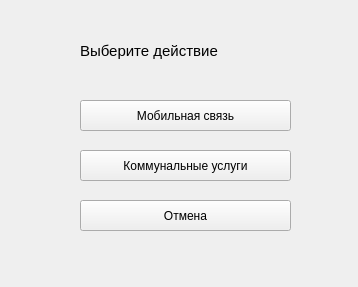
<?xml version="1.0" encoding="UTF-8"?>
<ui version="4.0">
 <class>PayWindow</class>
 <widget class="QMainWindow" name="PayWindow">
  <property name="geometry">
   <rect>
    <x>0</x>
    <y>0</y>
    <width>358</width>
    <height>287</height>
   </rect>
  </property>
  <property name="windowTitle">
   <string>MainWindow</string>
  </property>
  <widget class="QWidget" name="centralwidget">
   <widget class="QPushButton" name="mobileBillButton">
    <property name="geometry">
     <rect>
      <x>80</x>
      <y>100</y>
      <width>211</width>
      <height>31</height>
     </rect>
    </property>
    <property name="text">
     <string>Мобильная связь</string>
    </property>
   </widget>
   <widget class="QPushButton" name="billButton">
    <property name="geometry">
     <rect>
      <x>80</x>
      <y>150</y>
      <width>211</width>
      <height>31</height>
     </rect>
    </property>
    <property name="text">
     <string>Коммунальные услуги</string>
    </property>
   </widget>
   <widget class="QLabel" name="label">
    <property name="geometry">
     <rect>
      <x>80</x>
      <y>30</y>
      <width>201</width>
      <height>41</height>
     </rect>
    </property>
    <property name="font">
     <font>
      <pointsize>11</pointsize>
     </font>
    </property>
    <property name="text">
     <string>Выберите действие</string>
    </property>
   </widget>
   <widget class="QPushButton" name="ExitButton">
    <property name="geometry">
     <rect>
      <x>80</x>
      <y>200</y>
      <width>211</width>
      <height>31</height>
     </rect>
    </property>
    <property name="text">
     <string>Отмена</string>
    </property>
   </widget>
  </widget>
 </widget>
 <resources/>
 <connections/>
</ui>
